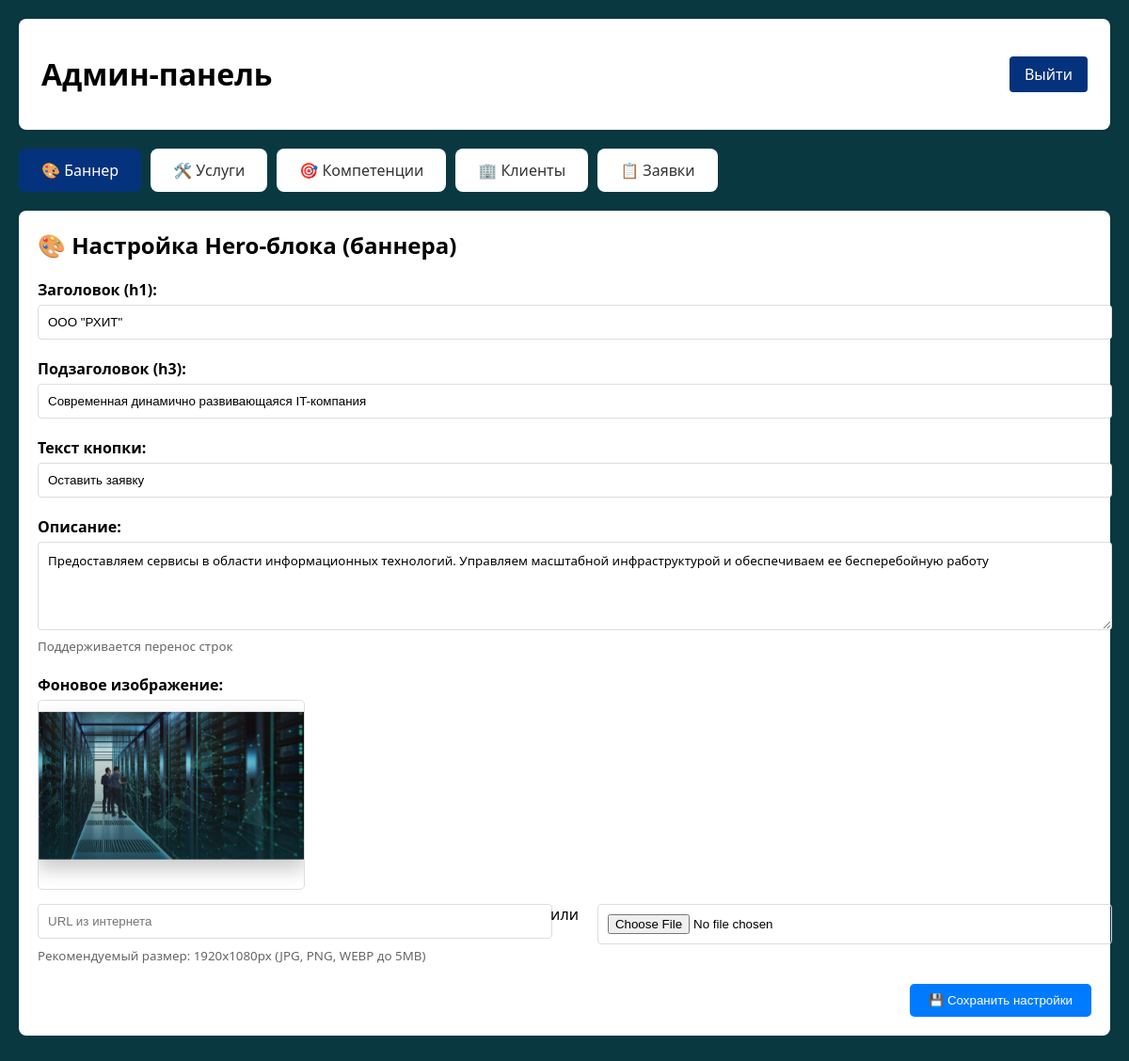
The page /admin/index.php (signed in) on the database its author committed.
### tables this page shows
CREATE TABLE hero_settings (
            id INTEGER PRIMARY KEY AUTOINCREMENT,
            title TEXT NOT NULL DEFAULT 'ООО "РХИТ"',
            subtitle TEXT NOT NULL DEFAULT 'Современная динамично развивающаяся IT-компания',
            button_text TEXT NOT NULL DEFAULT 'Оставить заявку',
            description TEXT NOT NULL DEFAULT 'Предоставляем сервисы в области информационных технологий. Управляем масштабной инфраструктурой и обеспечиваем ее бесперебойную работу',
            background_image TEXT DEFAULT '/assets/img/hero-bg.jpg',
            updated_at DATETIME DEFAULT CURRENT_TIMESTAMP
        );

### includes/Database.php (called while the page is built, shortened)
<?php
class Database {
    private $pdo;
    public function __construct() {
        $dbPath = __DIR__ . '/../config/database.sqlite';
        $configDir = __DIR__ . '/../config';
        $this->pdo = new PDO("sqlite:" . $dbPath);
        $this->pdo->setAttribute(PDO::ATTR_ERRMODE, PDO::ERRMODE_EXCEPTION);
        $this->createTables();
    }
    private function createTables() {
        $this->pdo->exec("
            CREATE TABLE IF NOT EXISTS content_blocks (
                id INTEGER PRIMARY KEY AUTOINCREMENT,
                block_key TEXT UNIQUE NOT NULL,
                block_name TEXT NOT NULL,
                content TEXT,
                type TEXT DEFAULT 'text',
                updated_at DATETIME DEFAULT CURRENT_TIMESTAMP
            )
        ");
        $this->pdo->exec("
            CREATE TABLE IF NOT EXISTS requests (
                id INTEGER PRIMARY KEY AUTOINCREMENT,
                name TEXT NOT NULL,
                phone TEXT NOT NULL,
                email TEXT,
                message TEXT,
                status TEXT DEFAULT 'new',
                created_at DATETIME DEFAULT CURRENT_TIMESTAMP,
                updated_at DATETIME DEFAULT CURRENT_TIMESTAMP
            )
        ");
        $this->pdo->exec("
            CREATE TABLE IF NOT EXISTS services (
                id INTEGER PRIMARY KEY AUTOINCREMENT,
                title TEXT NOT NULL,
                image TEXT NOT NULL,
                sort_order INTEGER DEFAULT 0,
                is_active INTEGER DEFAULT 1,
                created_at DATETIME DEFAULT CURRENT_TIMESTAMP
            )
        ");
        $this->pdo->exec("
            CREATE TABLE IF NOT EXISTS competencies (
                id INTEGER PRIMARY KEY AUTOINCREMENT,
                title TEXT NOT NULL,
                sort_order INTEGER DEFAULT 0,
                is_active INTEGER DEFAULT 1,
                created_at DATETIME DEFAULT CURRENT_TIMESTAMP
            )
        ");
        $stmt = $this->pdo->query("SELECT COUNT(*) FROM content_blocks");
        $count = $stmt->fetchColumn();
    }
    public function getHeroSettings() {
        $stmt = $this->pdo->query("SELECT * FROM hero_settings LIMIT 1");
        $result = $stmt->fetch(PDO::FETCH_ASSOC);
        return $result;
    }
}
?>

### admin/hero.php (the view, shortened to what this page needs)
<?php
$hero = $db->getHeroSettings();
?>
<div style="background: white; border-radius: 8px; padding: 20px; margin-bottom: 20px;">
    <h2 style="margin: 0 0 20px 0;">🎨 Настройка Hero-блока (баннера)</h2>
    <form method="POST" enctype="multipart/form-data">
        <div style="margin-bottom: 20px;">
            <label style="display: block; margin-bottom: 5px; font-weight: bold;">Заголовок (h1):</label>
            <input type="text" name="title" value="<?= htmlspecialchars($hero['title']) ?>"
                   style="width: 100%; padding: 10px; border: 1px solid #ddd; border-radius: 4px;">
        </div>
        <div style="margin-bottom: 20px;">
            <label style="display: block; margin-bottom: 5px; font-weight: bold;">Подзаголовок (h3):</label>
            <input type="text" name="subtitle" value="<?= htmlspecialchars($hero['subtitle']) ?>"
                   style="width: 100%; padding: 10px; border: 1px solid #ddd; border-radius: 4px;">
        </div>
        <div style="margin-bottom: 20px;">
            <label style="display: block; margin-bottom: 5px; font-weight: bold;">Текст кнопки:</label>
            <input type="text" name="button_text" value="<?= htmlspecialchars($hero['button_text']) ?>"
                   style="width: 100%; padding: 10px; border: 1px solid #ddd; border-radius: 4px;">
        </div>
        <div style="margin-bottom: 20px;">
            <label style="display: block; margin-bottom: 5px; font-weight: bold;">Описание:</label>
            <textarea name="description" rows="4"
                      style="width: 100%; padding: 10px; border: 1px solid #ddd; border-radius: 4px;"><?= htmlspecialchars($hero['description']) ?></textarea>
            <small style="color: #666;">Поддерживается перенос строк</small>
        </div>
        <div style="margin-bottom: 20px;">
            <label style="display: block; margin-bottom: 5px; font-weight: bold;">Фоновое изображение:</label>
            <div style="margin-bottom: 10px;">
                <img src="<?= htmlspecialchars($hero['background_image']) ?>"
                     style="max-width: 100%; max-height: 200px; border-radius: 5px; border: 1px solid #ddd;">
            </div>
            <div style="display: flex; gap: 10px; flex-wrap: wrap;">
                <div style="flex: 1;">
                    <input type="text" name="background_image_url" placeholder="URL из интернета"
                           style="width: 100%; padding: 10px; border: 1px solid #ddd; border-radius: 4px;">
                </div>
                <div style="text-align: center; padding: 0 10px;">или</div>
                <div style="flex: 1;">
                    <input type="file" name="background_image_file" accept="image/*"
                           style="width: 100%; padding: 10px; border: 1px solid #ddd; border-radius: 4px;">
                </div>
            </div>
            <small style="color: #666;">Рекомендуемый размер: 1920x1080px (JPG, PNG, WEBP до 5MB)</small>
        </div>
        <div style="display: flex; gap: 10px; justify-content: flex-end;">
            <button type="submit" name="save_hero"
                    style="background: #007bff; color: white; border: none; padding: 10px 20px; border-radius: 5px; cursor: pointer;">
                💾 Сохранить настройки
            </button>
        </div>
    </form>
</div>

### assets/css/admin.css (style rules this page uses)
body { font-family: system-ui, -apple-system, sans-serif; background-color: #093840; margin: 0; padding: 20px; }
textarea { width: 100%; padding: 8px; border: 1px solid #ddd; border-radius: 4px; font-family: inherit; resize: vertical; }
button { background-color: #05327C; color: white; border: none; padding: 8px 16px; border-radius: 4px; cursor: pointer; }

### rows shown on the page
hero_settings: title "ООО \"РХИТ\"", subtitle "Современная динамично развивающаяся IT-компания", button_text "Оставить заявку", description "Предоставляем сервисы в области информационных технологий. Управляем масштабной инфраструктурой и обеспечиваем ее бесперебойную работу", background_image (picture)
